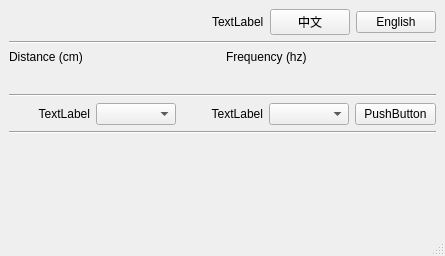
<?xml version="1.0" encoding="UTF-8"?>
<ui version="4.0">
 <class>MainWindow</class>
 <widget class="QMainWindow" name="MainWindow">
  <property name="geometry">
   <rect>
    <x>0</x>
    <y>0</y>
    <width>445</width>
    <height>256</height>
   </rect>
  </property>
  <property name="windowTitle">
   <string>TF03 Traffic</string>
  </property>
  <property name="windowOpacity">
   <double>1.000000000000000</double>
  </property>
  <widget class="QWidget" name="centralwidget">
   <layout class="QGridLayout" name="gridLayout">
    <item row="3" column="0">
     <widget class="Line" name="line_3">
      <property name="orientation">
       <enum>Qt::Horizontal</enum>
      </property>
     </widget>
    </item>
    <item row="7" column="0">
     <spacer name="verticalSpacer">
      <property name="orientation">
       <enum>Qt::Vertical</enum>
      </property>
      <property name="sizeHint" stdset="0">
       <size>
        <width>20</width>
        <height>40</height>
       </size>
      </property>
     </spacer>
    </item>
    <item row="5" column="0">
     <widget class="Line" name="line">
      <property name="orientation">
       <enum>Qt::Horizontal</enum>
      </property>
     </widget>
    </item>
    <item row="0" column="0">
     <layout class="QGridLayout" name="gridLayout_4">
      <item row="0" column="2">
       <widget class="QPushButton" name="ChinesePushButton">
        <property name="text">
         <string>中文</string>
        </property>
       </widget>
      </item>
      <item row="0" column="3">
       <widget class="QPushButton" name="EnglishPushButton">
        <property name="text">
         <string>English</string>
        </property>
       </widget>
      </item>
      <item row="0" column="0">
       <spacer name="horizontalSpacer">
        <property name="orientation">
         <enum>Qt::Horizontal</enum>
        </property>
        <property name="sizeHint" stdset="0">
         <size>
          <width>40</width>
          <height>20</height>
         </size>
        </property>
       </spacer>
      </item>
      <item row="0" column="1">
       <widget class="QLabel" name="LanguageLabel">
        <property name="text">
         <string>TextLabel</string>
        </property>
       </widget>
      </item>
     </layout>
    </item>
    <item row="2" column="0">
     <layout class="QGridLayout" name="gridLayout_3">
      <item row="0" column="0">
       <widget class="QLabel" name="DistanceHintLabel">
        <property name="text">
         <string>Distance (cm)</string>
        </property>
        <property name="alignment">
         <set>Qt::AlignBottom|Qt::AlignLeading|Qt::AlignLeft</set>
        </property>
       </widget>
      </item>
      <item row="0" column="1">
       <widget class="QLabel" name="FrequencyHintLabel">
        <property name="text">
         <string>Frequency (hz)</string>
        </property>
        <property name="alignment">
         <set>Qt::AlignBottom|Qt::AlignLeading|Qt::AlignLeft</set>
        </property>
       </widget>
      </item>
      <item row="1" column="0">
       <widget class="QLabel" name="DistanceDisplayLabel">
        <property name="font">
         <font>
          <pointsize>12</pointsize>
          <weight>75</weight>
          <bold>true</bold>
         </font>
        </property>
        <property name="text">
         <string/>
        </property>
        <property name="alignment">
         <set>Qt::AlignCenter</set>
        </property>
       </widget>
      </item>
      <item row="1" column="1">
       <widget class="QLabel" name="FrequencyDisplayLabel">
        <property name="font">
         <font>
          <pointsize>12</pointsize>
          <weight>75</weight>
          <bold>true</bold>
         </font>
        </property>
        <property name="text">
         <string/>
        </property>
        <property name="alignment">
         <set>Qt::AlignCenter</set>
        </property>
       </widget>
      </item>
     </layout>
    </item>
    <item row="6" column="0">
     <layout class="QGridLayout" name="CommandEchoGridLayout"/>
    </item>
    <item row="1" column="0">
     <widget class="Line" name="line_2">
      <property name="orientation">
       <enum>Qt::Horizontal</enum>
      </property>
     </widget>
    </item>
    <item row="4" column="0">
     <layout class="QGridLayout" name="gridLayout_2">
      <item row="0" column="3">
       <widget class="QComboBox" name="BaudRateComboBox"/>
      </item>
      <item row="0" column="4">
       <widget class="QPushButton" name="ConnectPushButton">
        <property name="text">
         <string>PushButton</string>
        </property>
       </widget>
      </item>
      <item row="0" column="0">
       <widget class="QLabel" name="PortNameLabel">
        <property name="text">
         <string>TextLabel</string>
        </property>
        <property name="alignment">
         <set>Qt::AlignRight|Qt::AlignTrailing|Qt::AlignVCenter</set>
        </property>
       </widget>
      </item>
      <item row="0" column="1">
       <widget class="QComboBox" name="SerialPortComboBox"/>
      </item>
      <item row="0" column="2">
       <widget class="QLabel" name="BaudRateLabel">
        <property name="text">
         <string>TextLabel</string>
        </property>
        <property name="alignment">
         <set>Qt::AlignRight|Qt::AlignTrailing|Qt::AlignVCenter</set>
        </property>
       </widget>
      </item>
     </layout>
    </item>
   </layout>
  </widget>
  <widget class="QMenuBar" name="menubar">
   <property name="geometry">
    <rect>
     <x>0</x>
     <y>0</y>
     <width>445</width>
     <height>17</height>
    </rect>
   </property>
  </widget>
  <widget class="QStatusBar" name="statusbar"/>
 </widget>
 <resources/>
 <connections/>
</ui>
